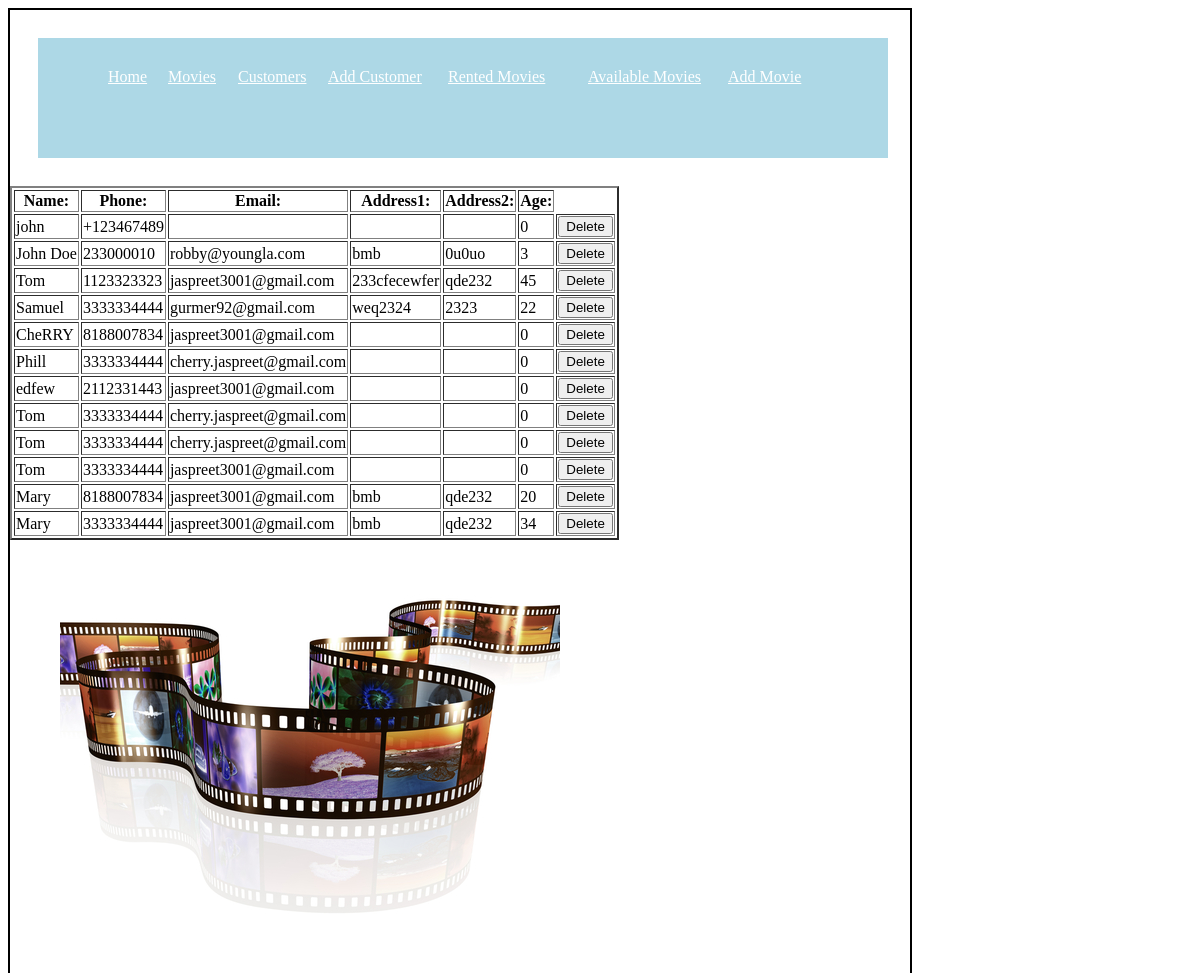
Page /Rentmovies/customers/ (signed in) on the committed database.
### movie_rental/models.py (models this page shows, shortened)
class customer(models.Model):
	name=models.CharField(max_length=40)
	phone_number = models.CharField(max_length=10, blank=True) # validators should be a list
	email=models.EmailField(max_length=80,blank=True,null=True)
	address1=models.CharField(max_length=80,blank=True)
	address2=models.CharField(max_length=80,blank=True)
	age=models.IntegerField(default=0)

### movie_rental/views.py (the view)
# urls.py: path('customers/', views.customers,name='customers'),
@login_required
def customers(request):
	mydata=customer.objects.all()
	return render(request,'customer.html',{'data': mydata})

### movie_rental/templates/customer.html (shortened to what this page needs)
{% extends "base1.html" %}
#{% block content %}
<TABLE border='2'>
<tr border='2'>
	<th>Name: </th>
	<th>Phone: </th>
	<th>Email: </th>
	<th>Address1: </th>
	<th>Address2: </th>
	<th>Age: </th>
</tr>
		{% for i in data %}
		<tr>
		    <td>
		        {{i.name}}
		    </td>
		    <td> {{i.phone_number}}
		    </td>
		    <td> {{i.email}}
		    </td>
		    <td> {{i.address1}}
		    </td>
		    <td> {{i.address2}}
		    </td>
		    <td> {{i.age}}
		    </td>
		    <td>
		    <a href='{% url 'delete_customer' i.id %}'>
		    	<input id="delete" type="submit" name="delete" value="Delete" />
		    </a>
		    </td>
		</tr>
	    {% endfor %}
</TABLE>
{% endblock %}

### rows in the picture
customer: name "john", phone_number "+123467489", age "0"
customer: name "John Doe", phone_number "233000010", email "robby@youngla.com", address1 "bmb", address2 "0u0uo", age "3"
customer: name "Tom", phone_number "1123323323", email "jaspreet3001@gmail.com", address1 "233cfecewfer", address2 "qde232", age "45"
customer: name "Samuel", phone_number "3333334444", email "gurmer92@gmail.com", address1 "weq2324", address2 "2323", age "22"
customer: name "CheRRY", phone_number "8188007834", email "jaspreet3001@gmail.com", age "0"
customer: name "Phill", phone_number "3333334444", email "cherry.jaspreet@gmail.com", age "0"
customer: name "edfew", phone_number "2112331443", email "jaspreet3001@gmail.com", age "0"
customer: name "Tom", phone_number "3333334444", email "cherry.jaspreet@gmail.com", age "0"
customer: name "Tom", phone_number "3333334444", email "cherry.jaspreet@gmail.com", age "0"
customer: name "Tom", phone_number "3333334444", email "jaspreet3001@gmail.com", age "0"
customer: name "Mary", phone_number "8188007834", email "jaspreet3001@gmail.com", address1 "bmb", address2 "qde232", age "20"
customer: name "Mary", phone_number "3333334444", email "jaspreet3001@gmail.com", address1 "bmb", address2 "qde232", age "34"
